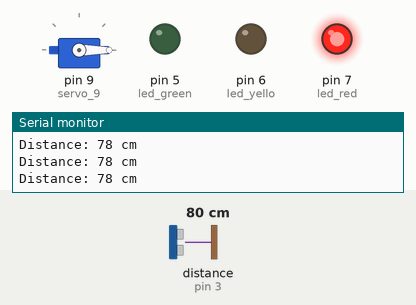
This sketch was run on a simulated Arduino Uno, built with avr-gcc and run on an emulated ATmega328P. On the bench: servo, output pins drawn as LEDs (lit = HIGH), the last lines printed to the serial monitor. Wiring (inferred from the names in the program): ultrasonic range finder: trigger pin 2; echo pin 3. The inputs (shaded band) are chosen by the test bench; at power-on: distance to the obstacle (sensor on pin 3) 80 cm. The echo pulse lasts 58.3 µs per cm; pins used as bus, display or sensor lines are not drawn.

Above: at 1.2 s.
1.3 s: distance to the obstacle (sensor on pin 3) set to 17 cm
4.3 s: distance to the obstacle (sensor on pin 3) set to 14 cm
At 4.8 s:
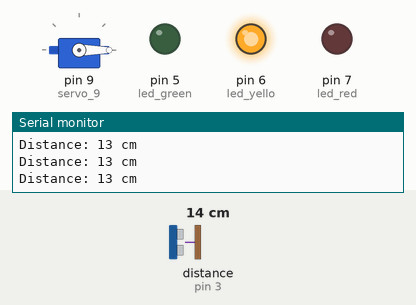
5.8 s: distance to the obstacle (sensor on pin 3) set to 8 cm
7.3 s: distance to the obstacle (sensor on pin 3) set to 5 cm
At 7.8 s:
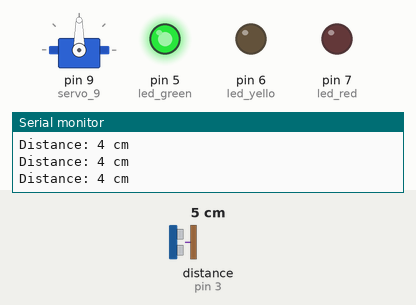
8.9 s: distance to the obstacle (sensor on pin 3) set to 120 cm
At 9.8 s:
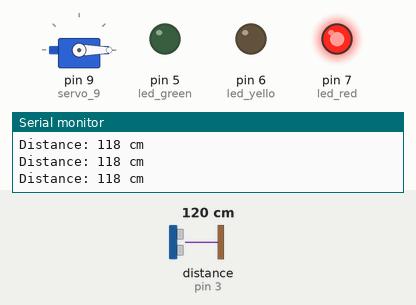
10.4 s: distance to the obstacle (sensor on pin 3) set to 2 cm
At 11.7 s:
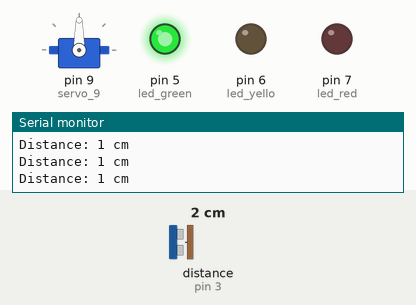
Timing chart, 0 to 13.0 s (numbered marks = the images above; inputs shaded):
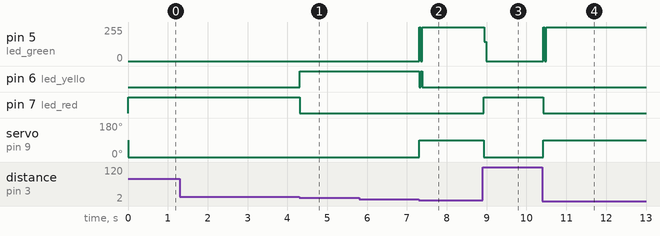

The sketch:

barrera_automatica.ino
```cpp
#define echoPin 3
#define trigPin 2
#include <Servo.h>

int led_green = 5;
int led_yello = 6;
int led_red = 7;
Servo servo_9;

// defines variables
long duration;
int distance;

void setup()
{
  pinMode(trigPin, OUTPUT);
  pinMode(echoPin, INPUT);
  Serial.begin(9600);
  Serial.println("Ultrasonic Sensor HC-SR04 Test");
  Serial.println("with Arduino UNO R3");
  pinMode(led_green, OUTPUT);
  pinMode(led_yello, OUTPUT);
  pinMode(led_red, OUTPUT);
  servo_9.attach(9);
}

void loop()
{
  digitalWrite(trigPin, LOW);
  delayMicroseconds(2);

  digitalWrite(trigPin, HIGH);
  delayMicroseconds(10);
  digitalWrite(trigPin, LOW);

  duration = pulseIn(echoPin, HIGH);
  distance = duration * 0.034 / 2;

  Serial.print("Distance: ");
  Serial.print(distance);

  if(distance > 18)
  {
    digitalWrite(led_green, LOW);
    digitalWrite(led_yello, LOW);
    digitalWrite(led_red, HIGH);
    servo_9.write(0);
  }
  else if(distance < 15)
  {
    digitalWrite(led_green, LOW);
    digitalWrite(led_yello, HIGH);
    digitalWrite(led_red, LOW);
    if(distance < 6)
    {
      digitalWrite(led_green, HIGH);
      digitalWrite(led_yello, LOW);
      digitalWrite(led_red, LOW);
      servo_9.write(90);
    }
  }

  Serial.println(" cm");
}
```

Measured:
- the behaviour switches between 16 and 15 cm on distance to the obstacle (sensor on pin 3) (found by bisection; images 0 and 1)
- the behaviour switches between 7 and 6 cm on distance to the obstacle (sensor on pin 3) (found by bisection; images 1 and 2)
- after the input at 4.3 s, pin 6 (led_yello): LOW → HIGH at once; pin 7 (led_red): HIGH → LOW at once
- after the input at 7.3 s, pin 5 (led_green): 0/255 → 255/255 at once; pin 6 (led_yello): HIGH → LOW at once, → HIGH 0.03 s later, → LOW 0.04 s later; servo on pin 9 (servo_9): 0° → 90° at once
- after the input at 8.9 s, pin 5 (led_green): 255/255 → 0/255 after 0.05 s; pin 7 (led_red): LOW → HIGH at once; servo on pin 9 (servo_9): 90° → 0° at once
- after the input at 10.4 s, pin 5 (led_green): 0/255 → 255/255 at once; pin 7 (led_red): HIGH → LOW at once; servo on pin 9 (servo_9): 0° → 90° at once
